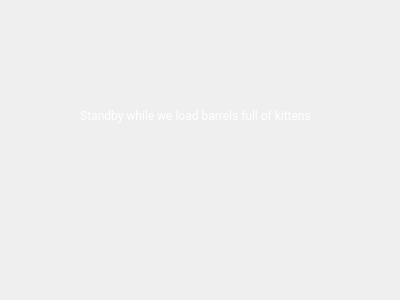
<?xml version="1.0" encoding="UTF-8"?>
<ui version="4.0">
 <class>Dialog</class>
 <widget class="QDialog" name="Dialog">
  <property name="geometry">
   <rect>
    <x>0</x>
    <y>0</y>
    <width>400</width>
    <height>300</height>
   </rect>
  </property>
  <property name="sizePolicy">
   <sizepolicy hsizetype="Fixed" vsizetype="Fixed">
    <horstretch>0</horstretch>
    <verstretch>0</verstretch>
   </sizepolicy>
  </property>
  <property name="minimumSize">
   <size>
    <width>400</width>
    <height>300</height>
   </size>
  </property>
  <property name="maximumSize">
   <size>
    <width>400</width>
    <height>300</height>
   </size>
  </property>
  <property name="cursor">
   <cursorShape>ArrowCursor</cursorShape>
  </property>
  <property name="windowTitle">
   <string>Loading...</string>
  </property>
  <property name="windowIcon">
   <iconset>
    <normaloff>graphics/icon.png</normaloff>graphics/icon.png</iconset>
  </property>
  <property name="statusTip">
   <string/>
  </property>
  <property name="styleSheet">
   <string notr="true"/>
  </property>
  <widget class="QLabel" name="standby">
   <property name="geometry">
    <rect>
     <x>30</x>
     <y>100</y>
     <width>331</width>
     <height>31</height>
    </rect>
   </property>
   <property name="font">
    <font>
     <family>Roboto</family>
     <pointsize>9</pointsize>
    </font>
   </property>
   <property name="styleSheet">
    <string notr="true">color:white;</string>
   </property>
   <property name="text">
    <string>Standby while we load barrels full of kittens</string>
   </property>
   <property name="alignment">
    <set>Qt::AlignCenter</set>
   </property>
   <property name="wordWrap">
    <bool>true</bool>
   </property>
  </widget>
  <widget class="QLabel" name="bg">
   <property name="geometry">
    <rect>
     <x>0</x>
     <y>0</y>
     <width>401</width>
     <height>301</height>
    </rect>
   </property>
   <property name="text">
    <string/>
   </property>
   <property name="pixmap">
    <pixmap>graphics/loading.png</pixmap>
   </property>
  </widget>
  <widget class="QLabel" name="loadlabel_stars">
   <property name="enabled">
    <bool>true</bool>
   </property>
   <property name="geometry">
    <rect>
     <x>0</x>
     <y>0</y>
     <width>400</width>
     <height>300</height>
    </rect>
   </property>
   <property name="text">
    <string/>
   </property>
   <property name="alignment">
    <set>Qt::AlignCenter</set>
   </property>
  </widget>
  <widget class="QLabel" name="standby_2">
   <property name="geometry">
    <rect>
     <x>40</x>
     <y>40</y>
     <width>321</width>
     <height>61</height>
    </rect>
   </property>
   <property name="font">
    <font>
     <family>Roboto</family>
     <pointsize>9</pointsize>
    </font>
   </property>
   <property name="styleSheet">
    <string notr="true">color:white;</string>
   </property>
   <property name="text">
    <string/>
   </property>
   <property name="pixmap">
    <pixmap>graphics/loading_head.png</pixmap>
   </property>
   <property name="alignment">
    <set>Qt::AlignCenter</set>
   </property>
   <property name="wordWrap">
    <bool>true</bool>
   </property>
  </widget>
  <zorder>bg</zorder>
  <zorder>loadlabel_stars</zorder>
  <zorder>standby</zorder>
  <zorder>standby_2</zorder>
 </widget>
 <resources/>
 <connections/>
</ui>
